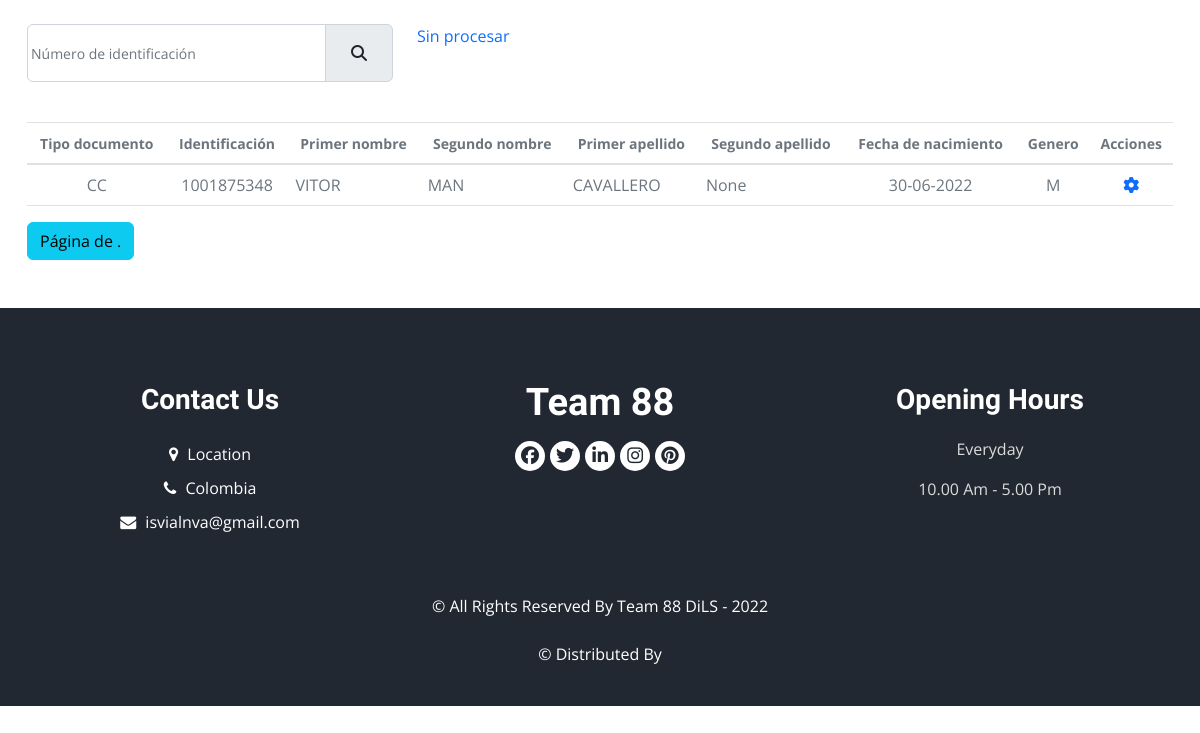
Before: /listproductsinproc with the older database file.
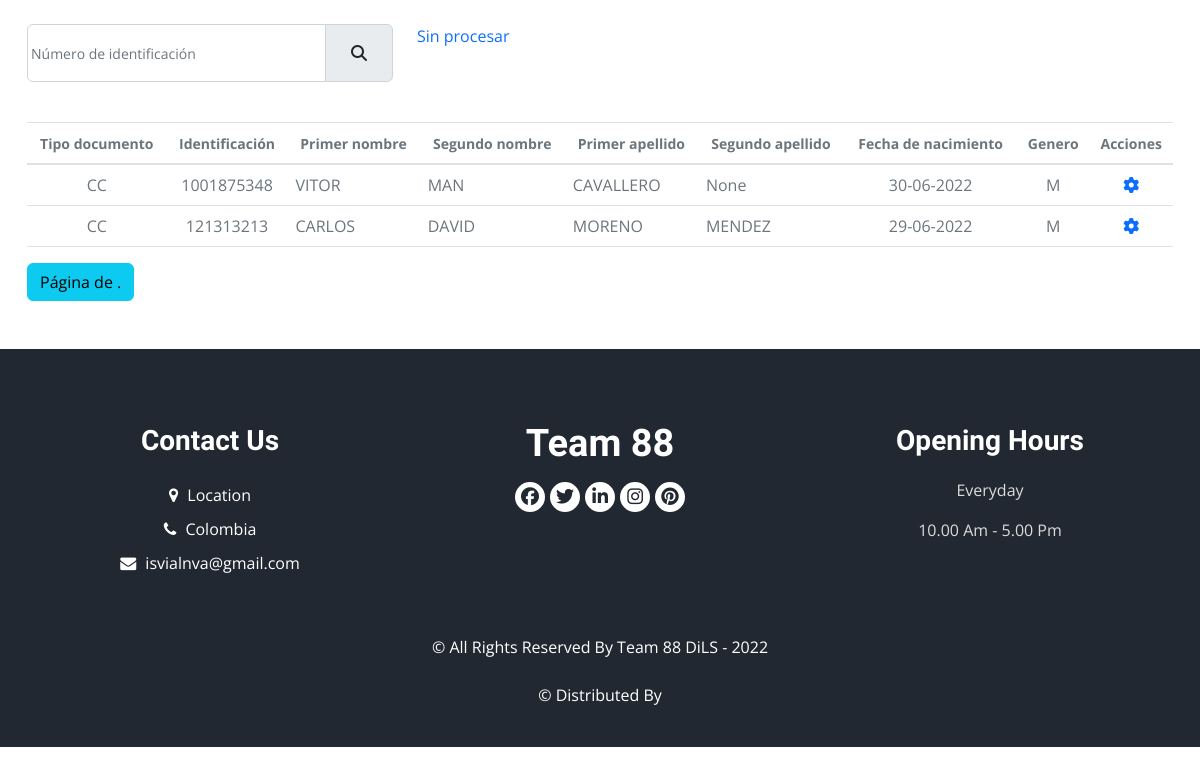
After: the same page with the newer database file.
### core/models.py (models this page shows, shortened)
class Inputsettwo(models.Model):
    TIPDOC = (
        ('CC', 'CEDULA DE CIUDADANIA'),
        ('TI', 'TARJETA DE IDENTIDAD'),
        ('RC', 'REGISTRO CIVIL'),
        ('CE', 'CEDULA DE EXTRAJERIA'),
        ('PA', 'PASAPORTE'),
        ('CP', 'CERTIFICADO DE PERMANENCIA'),
    )
    GEN = (
        ('F', 'FEMENINO'),
        ('M', 'MASCULINO'),
    )
    tip_doc = models.CharField('TIPO DOCUMENTO', max_length=2, choices=TIPDOC, null=True, blank=True)
    identificacion = models.CharField('IDENTIFICACION', max_length=12, db_index=True, null=True, blank=True)
    pnombre = models.CharField('PIMER NOMBRE', max_length=60, null=True, blank=True,
                               validators=[RegexValidator(regex='^[A-Z \xD1]*$', message='Solo letras mayúsculas')])
    snombre = models.CharField('SEGUNDO NOMBRE', max_length=60, null=True, blank=True,
                               validators=[RegexValidator(regex='^[A-Z \xD1]*$', message='Solo letras mayúsculas')])
    papellido = models.CharField('PRIMER APELLIDO', max_length=60, null=True, blank=True,
                                 validators=[RegexValidator(regex='^[A-Z \xD1]*$', message='Solo letras mayúsculas')])
    sapellido = models.CharField('SEGUNDO APELLIDO', max_length=60, null=True, blank=True,
                                 validators=[RegexValidator(regex='^[A-Z \xD1]*$', message='Solo letras mayúsculas')])
    fecha_nac = models.DateField(null=True, blank=True)
    genero = models.CharField('GENERO', max_length=1, choices=GEN, null=True, blank=True)
    procesado = models.BooleanField('Procesado', default=False)
    objects = models.Manager()
    class Meta:
        ordering = ["identificacion"]

### core/views.py (the view)
# urls.py: path('listproductsinproc', ProductTwoList.as_view(), name='listproductsinproc'),
class ProductTwoList(ListView):
    model = Inputsettwo
    context_object_name = 'obj'
    def get_queryset(self):
        return Inputsettwo.objects.filter(procesado=False). \
            values('tip_doc', 'identificacion', 'pnombre', 'snombre', 'papellido', 'sapellido', 'fecha_nac', 'genero')

### core/templates/core/inputsettwo_list.html (shortened to what the changed rows need)
{% extends "core/core.html" %}
{% load static from static %}
{% block content %}
<br>
<section>
    <div class="container">
        <div class="row">
            <div class="col-xs-12 col-sm-12 col-md-12 col-lg-4 col-xl-12">
                <div class="table-responsive">
                    <table class="table table-hover">
                        <thead>
                            <tr>
                                <th class="text-secondary text-center" scope="col"><small><strong>Tipo documento</strong></small></th>
                                <th class="text-secondary text-center" scope="col"><small><strong>Identificación</strong></small></th>
                                <th class="text-secondary text-center" scope="col"><small><strong>Primer nombre</strong></small></th>
                                <th class="text-secondary text-center" scope="col"><small><strong>Segundo nombre</strong></small></th>
                                <th class="text-secondary text-center" scope="col"><small><strong>Primer apellido</strong></small></th>
                                <th class="text-secondary text-center" scope="col"><small><strong>Segundo apellido</strong></small></th>
                                <th class="text-secondary text-center" scope="col"><small><strong>Fecha de nacimiento</strong></small></th>
                                <th class="text-secondary text-center" scope="col"><small><strong>Genero</strong></small></th>
                                <th class="text-secondary text-center" scope="col"><small><strong>Acciones</strong></small></th>
                            </tr>
                        </thead>
                        <tbody>
                        {% for dat in obj%}
                            <tr>
                                <td class="text-secondary text-center">{{dat.tip_doc}}</td>
                                <td class="text-secondary text-center">{{dat.identificacion}}</td>
                                <td class="text-secondary">{{dat.pnombre}}</td>
                                <td class="text-secondary">{{dat.snombre}}</td>
                                <td class="text-secondary">{{dat.papellido}}</td>
                                <td class="text-secondary">{{dat.sapellido}}</td>
                                <td class="text-secondary text-center">{{dat.fecha_nac|date:"d-m-Y"}}</td>
                                <td class="text-secondary text-center">{{dat.genero}}</td>
                                <td class="text-secondary text-center">
                                    <a href="{% url 'matchstring' %}"><i class="fas fa-cog text-primary"></i></a>
                                </td>
                            </tr>
                        {% endfor %}
                        </tbody>
                    </table>
                    <br><br>
                </div>
            </div>
        </div>
    </div>
</section>
{% endblock %}

Changed rows visible on the page:
added Inputsettwo: tip_doc "CC", identificacion "121313213", pnombre "CARLOS", snombre "DAVID", papellido "MORENO", sapellido "MENDEZ", fecha_nac "29-06-2022", genero "M"
